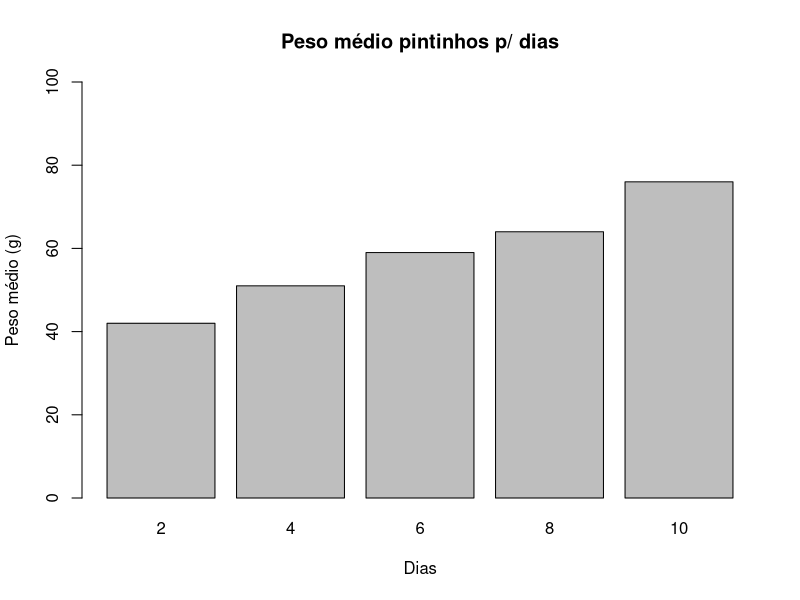
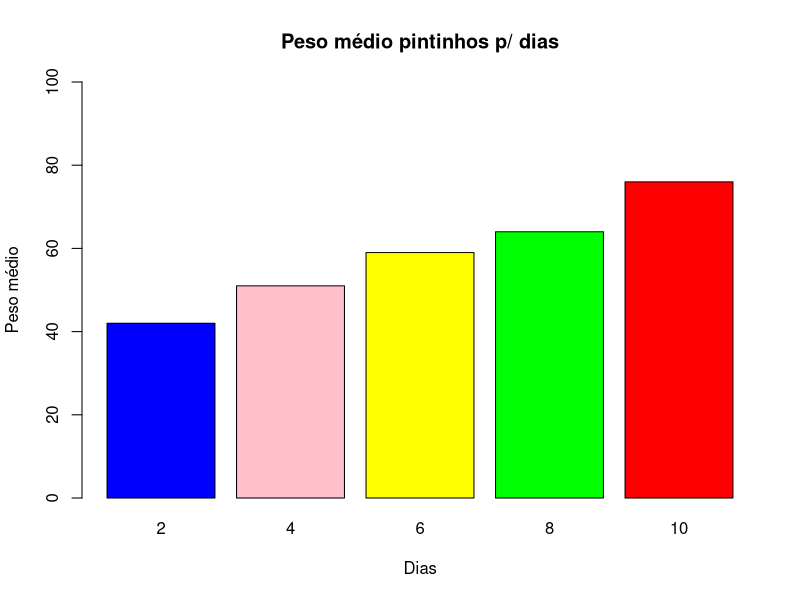
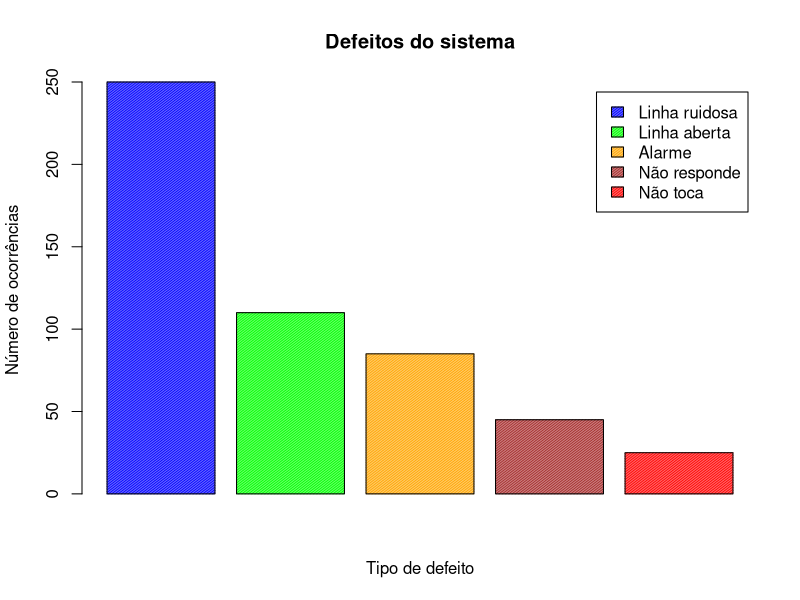
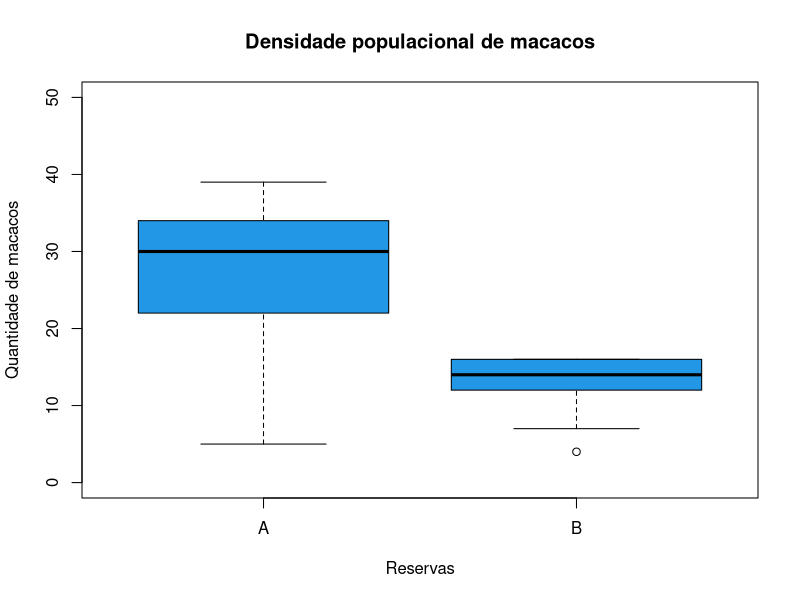
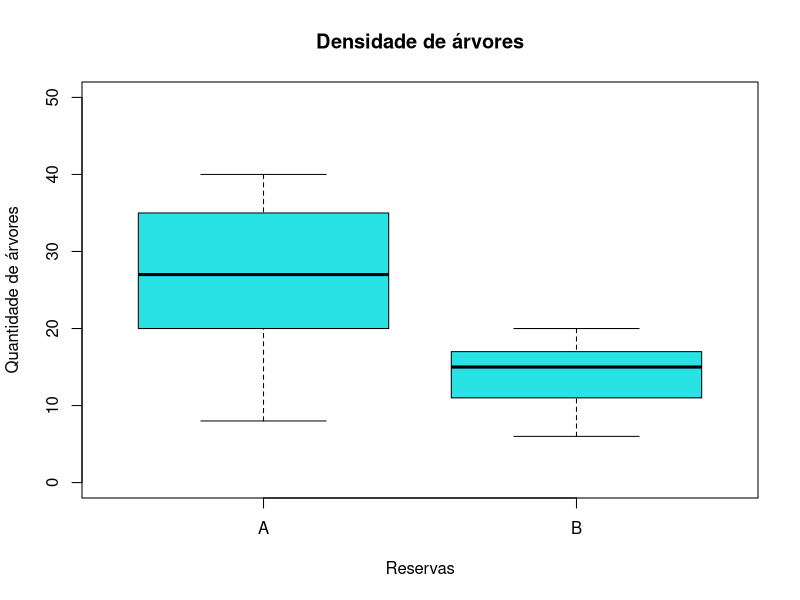

Generate these figures, in order, with R:
# 1) O vetor peso indica o peso médio (em gramas) de pintinhos com 2,4,6,8 e 10 dias de nascidos,
# respectivamente.
#
# peso<-c(42,51,59,64,76)
#
# Considere cada tempo de nascido como sendo uma categoria. Estabeleça um gráfico de barras
# para o peso médio dos pintinhos em cada categoria. Coloque título, limite de y até 100 e nomes
# nos eixos.
peso <- c(42, 51, 59, 64, 76)
names(peso) <-c("2", "4", "6", "8", "10")
barplot(
  peso,
  main = "Peso médio pintinhos p/ dias",
  xlab = "Dias",
  ylab = "Peso médio (g)",
  ylim = c(0,100)
)

# 2) Refaça o gráfico da questão anterior usando as cores: azul, rosa, amarelo, verde e vermelho.
barplot(
  peso,
  main = "Peso médio pintinhos p/ dias",
  xlab = "Dias",
  ylab = "Peso médio",
  ylim = c(0,100),
  col = c("blue", "pink", "yellow", "green", "red")
)

# 3) Numa central telefônica de uma empresa havia a sensação de saturação do sistema utilizado.
# Para melhor representar o que ocorria foi realizado um acompanhamento com as telefonistas,
# que teriam que responder aos problemas e em que números ocorriam e lançá-los na Lista e
# verificação. A tabela abaixo resume os dados dessa lista. Apresente um gráfico em barras para
# esses dados, com barras verticais, com sombreamento de densidade 80 e ângulo das linhas
# de 120 graus.
#    
# Tipo de defeito  Número de ocorrências
# Linha ruidosa    250
# Linha aberta     110
# Alarme           85
# Não responde     45
# Não toca         25
defeitos <- c(250, 110, 85, 45, 25)
barplot(
  defeitos,
  main = "Defeitos do sistema",
  xlab = "Tipo de defeito",
  ylab = "Número de ocorrências",
  density = 80,
  angle = 120,
  col = c("blue", "green", "orange", "brown", "red"),
  legend.text = c("Linha ruidosa", "Linha aberta", "Alarme", "Não responde", "Não toca")
)

# 4) Uma pesquisa para quantificar a população de macacos foi realizada em determinada região e
# os resultados estão abaixo, em forma de vetores:
#
# Reserva: A,A,A,A,A,A,A,A,A,A,B,B,B,B,B,B,B,B,B,B
# Macacos: 22,28,37,34,13,24,39,5,33,32,7,15,12,14,4,14,16,60,13,16
# Frutíferas: 25,26,40,30,10,20,35,8,35,28,6,17,18,11,6,15,20,16,12,15

Reserva <- c("A","A","A","A","A","A","A","A","A","A","B","B","B","B","B","B","B","B","B","B")
Macacos <- c(22,28,37,34,13,24,39,5,33,32,7,15,12,14,4,14,16,60,13,16)
Frutíferas <- c(25,26,40,30,10,20,35,8,35,28,6,17,18,11,6,15,20,16,12,15)
macac <- data.frame(Reserva, Macacos, Frutíferas)

# a) Construa um gráfico boxplot de macacos em função da reserva, com título principal “Densidade
# populacional de macacos”, coloque títulos nos eixos, limites de y de 0 a 50, escolha cor para
# as caixas.
boxplot(
  Macacos~Reserva,
  data = macac,
  main = "Densidade populacional de macacos",
  xlab = "Reservas",
  ylab = "Quantidade de macacos",
  ylim = c(0, 50),
  col = 4
)

# b) Construa um gráfico boxplot de frutíferas em função da reserva, com título principal “Densidade
# de árvores”, coloque títulos nos eixos, limites de y de 0 a 50, escolha cor para as caixas.
boxplot(
  Frutíferas~Reserva,
  data = macac,
  main = "Densidade de árvores",
  xlab = "Reservas",
  ylab = "Quantidade de árvores",
  ylim = c(0, 50),
  col = 5
)

# c) Compare os gráficos em função da quantidade de macacos e árvores frutíferas e conclua o que
# acontece nessa situação.

  # Quanto maior a quantidade de árvores frutíferas na reserva, maior a quantidade de macacos.

# 5) O arquivo “Defeitos no computador” mostra a distribuição da quantidade de defeitos por
# computador para uma amostra de 100 aparelhos. Calcule:

library(readr)
Defeitos_no_computador <- read_table2("Defeitos_no_computador.txt")

# a) a média de defeitos por computador
mean(Defeitos_no_computador$Defeitos)

# b) a moda
install.packages("modeest")
modeest::mfv(Defeitos_no_computador$Defeitos)

# c) a mediana
median(Defeitos_no_computador$Defeitos)

# d) a variância
var(Defeitos_no_computador$Defeitos)

# e) o desvio padrão
sd(Defeitos_no_computador$Defeitos)

# 6) Determine a média, a mediana e a moda da distribuição abaixo:
#       Classes
#      x i     fi
#    2 |- 4    5
#    4 |- 6    7
#    6 |- 8    10
#    8 |- 10   3
#    10|- 12   5
dist <- c(
  3, 3, 3, 3, 3,
  5, 5, 5, 5, 5, 5, 5,
  7, 7, 7, 7, 7, 7, 7, 7, 7, 7,
  9, 9, 9,
  11, 11, 11, 11, 11
)

# Média
mean(dist)

# Mediana
median(dist)

# Moda
modeest::mfv(dist)

# 7) Sabendo que um conjunto de dados apresenta para a média aritmética o valor de 18,3 e para
# o desvio padrão o valor de 1,47, calcule o coeficiente de variação.
cv <- (1.47 / 18.3) * 100
cv

# 8) Em um exame final de Matemática, a nota média de um grupo de 150 alunos foi 7,8 e o desvio
# padrão, 0,80. Em estatística, entretanto, a nota média final foi 7,3 e o desvio padrão foi 0,76.
# Em que disciplina foi maior a dispersão?
cvMat <- (0.80 / 7.8) * 100
cvMat
cvEst <- (0.76 / 7.3) * 100
cvEst

# Em ambas as disciplinas há baixa dispersão, pois o CV ficou abaixo de 15%. Entretanto a disciplina
# de estatística tem um pouco a mais de dispersão em relação a Matemática;

# 9) Um grupo de 85 moças tem estatura média de 160,6 cm, com um desvio padrão igual a 5,97
# cm. Outro grupo de 125 moças tem uma estatura média de 161,9 cm, sendo o desvio padrão
# igual a 6,01 cm.

# Qual é o coeficiente de variação de cada um dos grupos?
cvGrupo85 <- (5.97 / 160.6) * 100
cvGrupo85
cvGrupo125 <- (6.01 / 161.9) * 100
cvGrupo125

# Qual o grupo mais homogêneo?
# Ambos os grupos estão muito próximos com baixa disperção, entretanto o grupo de 125 moças
# é mais homogêneo.

# Um grupo de cem estudantes tem uma estatura média de 163,8 cm, com um coeficiente de
# variação de 3,3%. Qual o desvio padrão desse grupo?
dpGrupo100 <- (3.3 / 100) * 163.8
dpGrupo100
